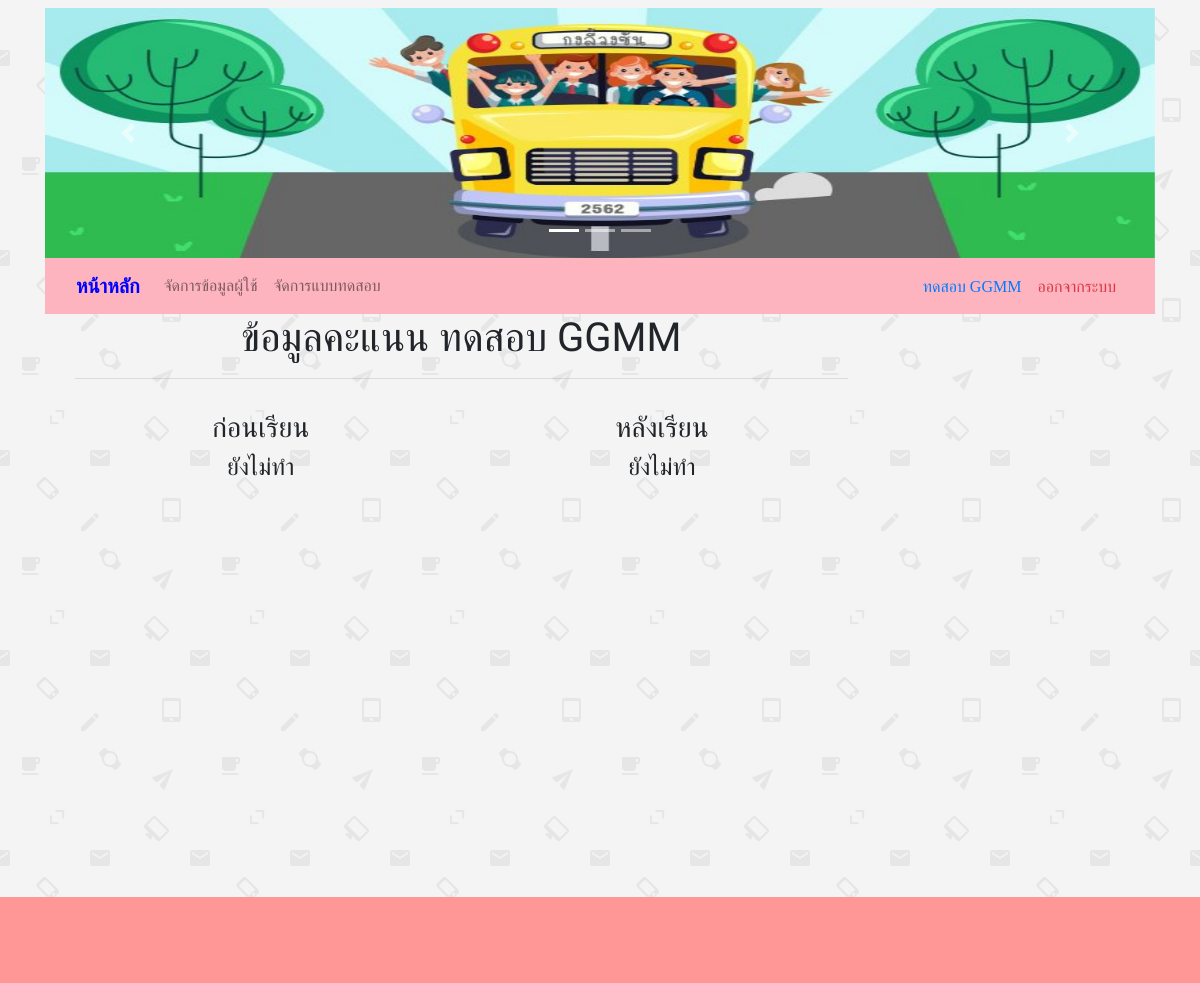
The app's page /admin/index.php?anws&user_id=44 (signed in), older data.
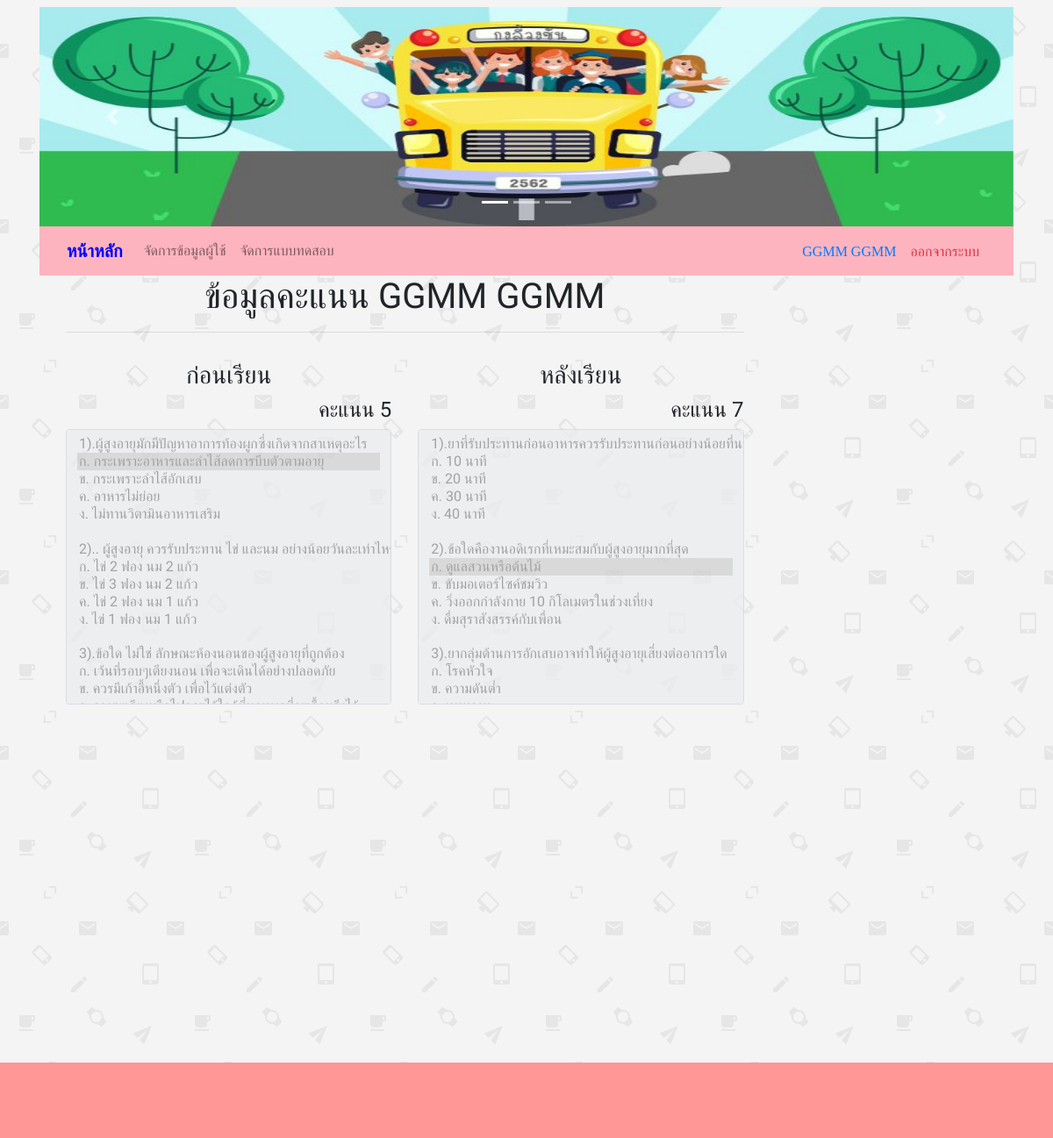
The same page, newer data.
### tables this page shows
CREATE TABLE `user` (
  `ID` int(5) NOT NULL,
  `Username` varchar(50) NOT NULL,
  `Password` varchar(200) NOT NULL,
  `Firstname` varchar(100) NOT NULL,
  `Lastname` varchar(100) NOT NULL,
  `email` varchar(100) NOT NULL,
  `phone` text NOT NULL,
  `Userlevel` varchar(1) NOT NULL,
  `user_date` date NOT NULL,
  `session_id` varchar(50) NOT NULL,
  `Status` varchar(1) NOT NULL
);

CREATE TABLE `user_learning` (
  `user_learning_id` int(10) NOT NULL,
  `choice_id` int(10) NOT NULL,
  `user_id` int(10) NOT NULL,
  `user_learning_bf` int(20) NOT NULL,
  `user_learning_af` varchar(20) NOT NULL,
  `user_learning_status` int(1) NOT NULL,
  `user_learning_date` timestamp NOT NULL DEFAULT CURRENT_TIMESTAMP
);

### admin/show_user_anwshow.php (the view, shortened to what the changed rows need)
<?php
$user_id = $_GET['user_id'];
$query_usertesting = "SELECT * FROM user_testing where user_bf = 'bff' and user_id = '$user_id'";
$usertesting = mysqli_query($con,$query_usertesting) or die(mysqli_error());
$row_usertesting = mysqli_fetch_array($usertesting);
$query_usertestingaf = "SELECT * FROM user_testing where user_bf = 'af' and user_id = '$user_id'";
$usertestingaf = mysqli_query($con,$query_usertestingaf) or die(mysqli_error());
$row_usertestingaf = mysqli_fetch_array($usertestingaf);
$query_learning = "SELECT * FROM user_learning where user_id = '$user_id' ";
$learning = mysqli_query($con,$query_learning) or die(mysqli_error());
$row_learning = mysqli_fetch_array($learning);
$user = "SELECT Firstname,Lastname FROM user where ID = '$user_id' ";
$usera = mysqli_query($con,$user) or die(mysqli_error());
$row_usera = mysqli_fetch_array($usera);
?>
<div class="col-md-9">
	<div class="container">
		<div class="row">
			<div class="col-md-12">
				<h1 class="text-center" >ข้อมูลคะแนน <?php echo $row_usera['Firstname']."  ".$row_usera['Lastname']; ?></h1>
				<hr>
			</div>
		</div>
	</div>
	<div class="py-3">
		<div class="container">
			<div class="row">
				<div class="col-md-6">
					<center><h3>ก่อนเรียน</h3></center>
					<?php if ($row_learning['user_learning_bf'] != '') {?>
						<div class="text-right">
							<h4>คะแนน <?php echo $row_learning['user_learning_bf']; ?></h4>
						</div>
						<select class="custom-select" multiple disabled size="15">
							<?php
							$i = 1;
							do{
								$query_testing = "SELECT * FROM testing where id = ".$row_usertesting['testing_id'];
								$testing = mysqli_query($con,$query_testing) or die(mysqli_error());
								$row_testing = mysqli_fetch_array($testing);
								do {
									$c1 = '';
									$c2 = '';
									$c3 = '';
									$c4 = '';
									if ($row_usertesting['testing_id'] == $row_testing["id"] && $row_usertesting['user_anw'] == $row_testing["answer"]) {
										$c1 = 'selected';
									}elseif ($row_usertesting['testing_id'] == $row_testing["id"] && $row_usertesting['user_anw'] == $row_testing["answer"]) {
										$c2 = 'selected';
									}elseif ($row_usertesting['testing_id'] == $row_testing["id"] && $row_usertesting['user_anw'] == $row_testing["answer"]) {
										$c3 = 'selected';
									}elseif ($row_usertesting['testing_id'] == $row_testing["id"] && $row_usertesting['user_anw'] == $row_testing["answer"]) {
										$c4 = 'selected';
									}
									?>
									<option value="0"><?php echo $i ?>).<?php echo $row_testing["question"]; ?></option>
									<option value="1" <?php echo $c1; ?> >ก. <?php echo $row_testing["c1"];?></option>
									<option value="2" <?php echo $c2; ?> >ข. <?php echo $row_testing["c2"];?></option>
									<option value="3" <?php echo $c3; ?> >ค. <?php echo $row_testing["c3"];?></option>
									<option value="4" <?php echo $c4; ?> >ง. <?php echo $row_testing["c4"];?></option>
									<option value=""></option>
									<?php
								} while ( $row_testing = mysqli_fetch_assoc($testing) );
								$i++;
							} while ( $row_usertesting = mysqli_fetch_array($usertesting));
							?>
						</select>
					<?php }else{
						echo '<center><h4>ยังไม่ทำ</h4></center>';
					} ?>
				</div>
				<div class="col-md-6">
					<center><h3>หลังเรียน</h3></center>
					<?php if ($row_learning['user_learning_af'] != '') {?>
						<div class="text-right">
							<h4>คะแนน <?php echo $row_learning['user_learning_af']; ?></h4>
						</div>
						<select class="custom-select" multiple disabled size="15">
							<?php
							$i = 1;
							do{
								$query_testing = "SELECT * FROM testing where id = ".$row_usertestingaf['testing_id'];
								$testing = mysqli_query($con,$query_testing) or die(mysqli_error());
								$row_testing = mysqli_fetch_array($testing);
								do {
									$c1 = '';
									$c2 = '';
									$c3 = '';
									$c4 = '';
									if ($row_usertestingaf['testing_id'] == $row_testing["id"] && $row_usertestingaf['user_anw'] == $row_testing["answer"]) {
										$c1 = 'selected';
									}elseif ($row_usertestingaf['testing_id'] == $row_testing["id"] && $row_usertestingaf['user_anw'] == $row_testing["answer"]) {
										$c2 = 'selected';
									}elseif ($row_usertestingaf['testing_id'] == $row_testing["id"] && $row_usertestingaf['user_anw'] == $row_testing["answer"]) {
										$c3 = 'selected';
									}elseif ($row_usertestingaf['testing_id'] == $row_testing["id"] && $row_usertestingaf['user_anw'] == $row_testing["answer"]) {
										$c4 = 'selected';
									}
									?>
									<option value="0"><?php echo $i ?>).<?php echo $row_testing["question"]; ?></option>
									<option value="1" <?php echo $c1; ?> >ก. <?php echo $row_testing["c1"];?></option>
									<option value="2" <?php echo $c2; ?> >ข. <?php echo $row_testing["c2"];?></option>
									<option value="3" <?php echo $c3; ?> >ค. <?php echo $row_testing["c3"];?></option>
									<option value="4" <?php echo $c4; ?> >ง. <?php echo $row_testing["c4"];?></option>
									<option value=""></option>
									<?php
								} while ( $row_testing = mysqli_fetch_assoc($testing) );
								$i++;
							} while ( $row_usertestingaf = mysqli_fetch_array($usertestingaf));
							?>
						</select>
					<?php }else{
						echo '<center><h4>ยังไม่ทำ</h4></center>';
					} ?>
				</div>
			</div>
		</div>
	</div>
	<div class="py-5">
	</div>
</div>

### admin/navbar.php (shortened to what the changed rows need)
 <?php include '../model.php'; ?>
 <nav class="navbar navbar-expand-md navbar-light" style="background: #FDB4BF;">
  <div class="container">
  <div class="collapse navbar-collapse" id="navbar6">
    <ul class="navbar-nav ml-auto">
      <li class="nav-item">
        <?php
        if (isset($_SESSION["Userlevel"]) == "A") { ?>
         <a class='fa text-primary nav-link' ><?php echo $_SESSION["User"]; ?></a>
       </li>
       <li class="nav-item">
         <?php echo "<a class='fa text-danger nav-link' href='logout.php'>ออกจากระบบ</a>"; }
         ?>
       </li>
     </ul>
   </div>
 </div>
</nav>

Row changes from the older to the newer data that the page shows:
changed user "GGMM": Firstname "ทดสอบ" → "GGMM"
added user_learning: user_learning_bf "5", user_learning_af "7"
Text that changed along with them:
$_SESSION["User"]: "ทดสอบ GGMM" → "GGMM GGMM"
form field value: (not shown) → "1).ผู้สูงอายุมักมีปัญหาอาการท้องผูกซึ่งเกิดจากสาเหตุอะไร / ก. กระเพราะอาหารและลำไส้ลดการบีบตัวตามอายุ ☑ / ข. กระเพราะลำไส้อักเสบ / ค. อาหารไม่ย่อย / ง. ไม่ทานวิตามินอาหารเสริม / / 2).. ผู้สูงอายุ ควรรับประทาน ไข่ และนม อย่างน้อยวันละเท่าไหร่ / ก. ไข่ 2 ฟอง นม 2 แก้ว / ข. ไข่ 3 ฟอง นม 2 แก้ว / ค. ไข่ 2 ฟอง นม 1 แก้ว / ง. ไข่ 1 ฟอง นม 1 แก้ว / / 3).ข้อใด ไม่ใช่ ลักษณะห้องนอนของผู้สูงอายุที่ถูกต้อง / ก. เว้นที่รอบๆเตียงนอน เพื่อจะเดินได้อย่างปลอดภัย / ข. ควรมีเก้าอี้หนึ่งตัว เพื่อไว้แต่งตัว"
form field value: (not shown) → "1).ยาที่รับประทานก่อนอาหารควรรับประทานก่อนอย่างน้อยที่นาที / ก. 10 นาที / ข. 20 นาที / ค. 30 นาที / ง. 40 นาที / / 2).ข้อใดคืองานอดิเรกที่เหมะสมกับผู้สูงอายุมากที่สุด / ก. ดูแลสวนหรือต้นไม้ ☑ / ข. ขับมอเตอร์ไซค์ชมวิว / ค. วิ่งออกกำลังกาย 10 กิโลเมตรในช่วงเที่ยง / ง. ดื่มสุราสังสรรค์กับเพื่อน / / 3).ยากลุ่มต้านการอักเสบอาจทำให้ผู้สูงอายุเสี่ยงต่ออาการใด / ก. โรคหัวใจ / ข. ความดันต่ำ"
text no longer shown: "ยังไม่ทำ ยังไม่ทำ"
text now shown: "คะแนน คะแนน"
